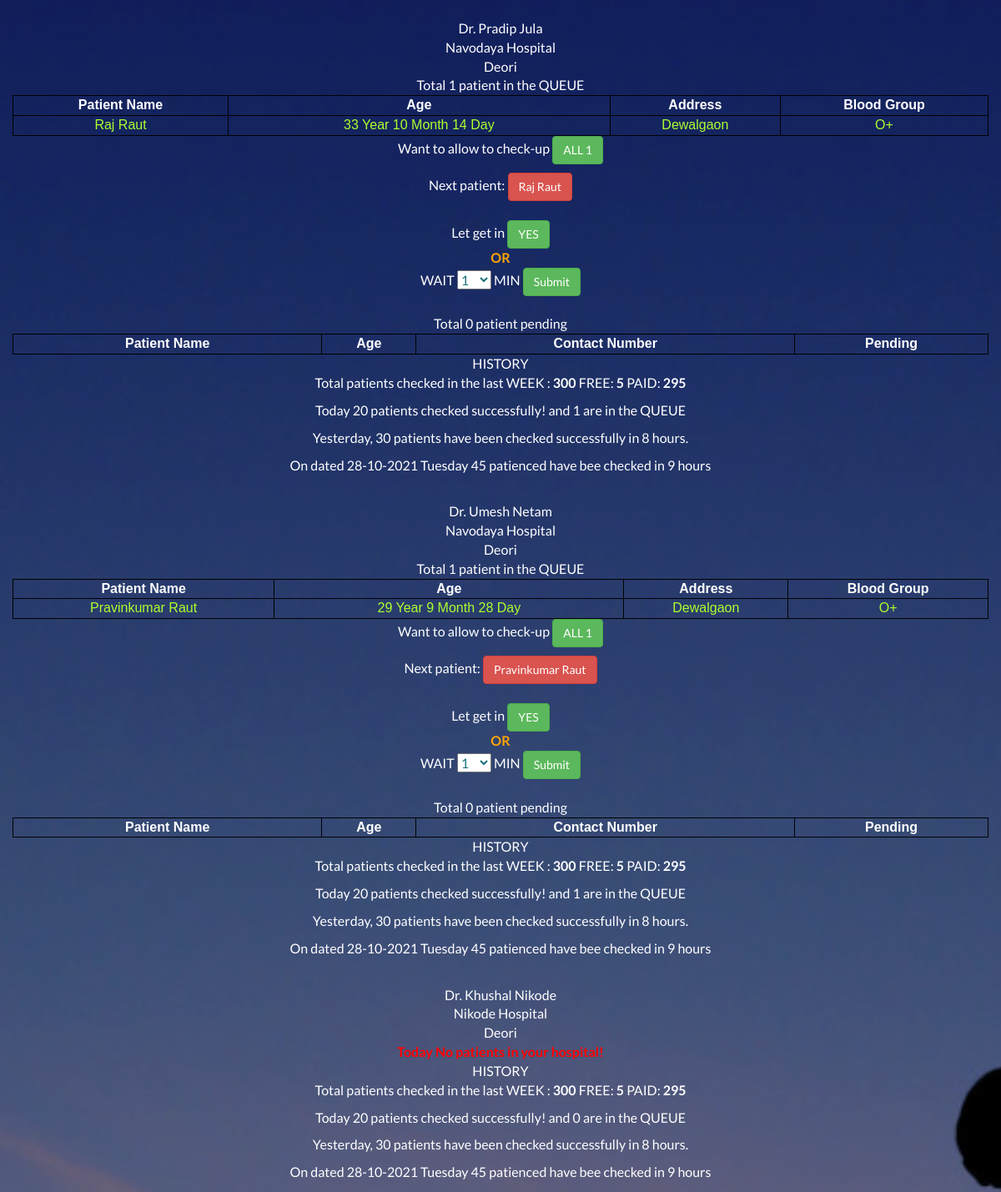
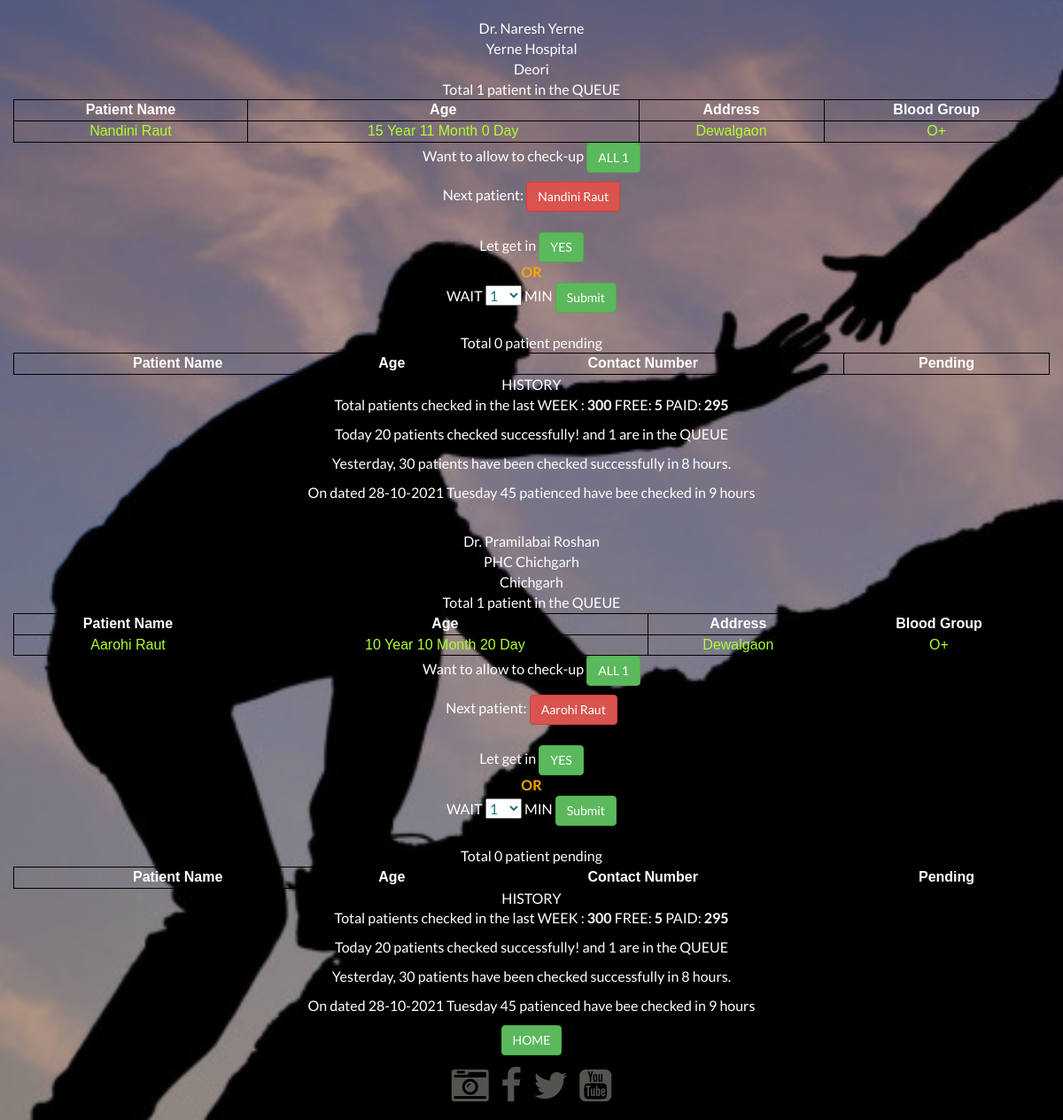
Screenshot of /doctorArea/doctorDashboard.php with the database file from the repository (2 pictures, top to bottom).
### tables this page shows
CREATE TABLE `doctorarea` (
  `doctor_ID` int(11) NOT NULL,
  `doctor_AadharNo` varchar(255) NOT NULL,
  `doctor_FirstName` varchar(50) NOT NULL,
  `doctor_LastName` varchar(50) NOT NULL,
  `doctor_DOB` date NOT NULL,
  `doctor_Gender` enum('male','female','other') NOT NULL,
  `doctor_ContactNu` varchar(11) NOT NULL,
  `doctor_WhatsAppNo` enum('yes','no') NOT NULL,
  `doctor_houseNo` varchar(50) NOT NULL,
  `doctor_Landmark` varchar(50) NOT NULL,
  `doctor_At` varchar(50) NOT NULL,
  `doctor_Post` varchar(50) NOT NULL,
  `doctor_Tah` varchar(50) NOT NULL,
  `doctor_Dist` varchar(50) NOT NULL,
  `doctor_pinCode` int(11) NOT NULL,
  `doctor_HealthInsurance` enum('yes','no') NOT NULL
);

CREATE TABLE `patienthospital` (
  `patientHospitalID` int(11) NOT NULL,
  `doctor_ID` int(11) NOT NULL,
  `hospitalID` int(11) NOT NULL,
  `patient_ID` int(11) NOT NULL,
  `allowedTime` datetime NOT NULL,
  `book_flag` tinyint(3) NOT NULL,
  `token_no` int(11) NOT NULL,
  `reason` varchar(200) NOT NULL,
  `checkupfees` int(11) NOT NULL,
  `receptionist_ID` int(11) NOT NULL
);

CREATE TABLE `patientarea` (
  `patient_ID` int(11) NOT NULL,
  `patient_AadharNo` varchar(255) NOT NULL,
  `patient_FirstName` varchar(50) NOT NULL,
  `patient_LastName` varchar(50) NOT NULL,
  `patient_DOB` date NOT NULL,
  `patient_Gender` enum('male','female','other') NOT NULL,
  `patient_ContactNu` varchar(11) NOT NULL,
  `patient_WhatsAppNo` enum('yes','no') NOT NULL,
  `patient_houseNo` varchar(50) NOT NULL,
  `patient_Landmark` varchar(50) NOT NULL,
  `patient_At` varchar(50) NOT NULL,
  `patient_Post` varchar(50) NOT NULL,
  `patient_Tah` varchar(50) NOT NULL,
  `patient_Dist` varchar(50) NOT NULL,
  `patient_pinCode` int(11) NOT NULL,
  `patient_HealthInsurance` enum('yes','no') NOT NULL
);

### doctorArea/doctorDashboard.php (the view, shortened to what this page needs)
<!DOCTYPE html>
<html>
 <head>
    <link href="../assets/css/Custom/bootstrap.css" rel="stylesheet">
    <link rel="stylesheet" href="../assets/css/style.css">
    <link rel="stylesheet" href="../assets/css/responsive.css">
    <link rel="stylesheet" href="../assets/css/TimeCircles.css">
    <link href="http://maxcdn.bootstrapcdn.com/font-awesome/4.2.0/css/font-awesome.min.css" rel="stylesheet">
  </head>
  <?php
		include('../PHP/dbconfig.php');
		 	$url = $_SERVER['REQUEST_URI'];
		$url_components = parse_url($url);
		parse_str($url_components['query'],$params);
		$searchdoctor = $params['searchdoctor'];
		$getNextPatient = '';?>
 <body>
<div class="bg">
 	<div class="bg-color">
	<div class="row"  style="color:#fff">
		<?php
		$queryToGetDoctorDetails = "SELECT * FROM `doctorarea` WHERE doctor_FirstName like ('%$searchdoctor%') or  doctor_LastName like ('%$searchdoctor%') or  doctor_ContactNu like ('%$searchdoctor%')";
		$result = $mysqli->query($queryToGetDoctorDetails);
		if($result->num_rows>0){
			$result = $mysqli->query($queryToGetDoctorDetails);
			while($row = $result->fetch_assoc()){
				$firstName = $row['doctor_FirstName'];
				$lastName = $row['doctor_LastName'];
				echo '<br> Dr. '.$fullName = $firstName.' '.$lastName;
				$doctorContactNumber = $row['doctor_ContactNu'];
				$doctorID = $row['doctor_ID'];
				$queryToGetDoctorHospital = "SELECT ha.hospitalName,ha.hospitalAddress
				FROM ((`doctorhospital` AS dh inner join `hospitalarea` AS ha on ha.hospitalID=dh.hospital_ID ) inner join `doctorarea` as da on dh.doctor_ID=da.doctor_ID)
				where
				da.doctor_ContactNu='".$doctorContactNumber."' GROUP by ha.hospitalName";
				$resultContactNo = $mysqli->query($queryToGetDoctorHospital);
				if($resultContactNo->num_rows>0){
					$resultContactNo = $mysqli->query($queryToGetDoctorHospital);
					while($rowContact = $resultContactNo->fetch_assoc()){
						echo '<br>'.$rowContact['hospitalName'];
						echo '<br>'.$rowContact['hospitalAddress'];
					}
				}
				echo '<br>'.$searchdoctor;
				?>
				<div class="row"  style="color:#fff">
					<?php
						$queryToGetCountOfPatient = "SELECT * FROM `patienthospital` as ph, `patientarea` as pa WHERE ph.doctor_ID='".$doctorID."' and ph.book_flag=1 and pa.patient_ID=ph.patient_ID ORDER BY token_no DESC";
						$resultCountOfPatient = $mysqli->query($queryToGetCountOfPatient);
						$totalPatientAvailable = $resultCountOfPatient->num_rows;
						 if($totalPatientAvailable>0){
					?>
					<div class="clearfix attop">
						<div id="right-block" class="col-sm-12" >
						Total <?php echo $totalPatientAvailable ;?> patient in the QUEUE<br>
						<table id="hospital" >
						  	<tr>
							    <th style="font-weight: 20px; color:#fff;">Patient Name</th>
							    <th style="font-weight: 20px; color:#fff;">Age</th>
							    <th style="font-weight: 20px; color:#fff;">Address</th>
							    <th style="font-weight: 20px; color:#fff;">Blood Group</th>
						  	</tr>
								<?php
								if($resultCountOfPatient->num_rows>0){
								$tokenNoNext = 10000;
								$patientList = [];
								$resultCountOfPatient = $mysqli->query($queryToGetCountOfPatient);
								while($rowCountOfPatient = $resultCountOfPatient->fetch_assoc()){
									$patientFN =  $rowCountOfPatient['patient_FirstName'];
									$patientLN =  $rowCountOfPatient['patient_LastName'];
									$patientDOB =  $rowCountOfPatient['patient_DOB'];
									$patientAdd =  $rowCountOfPatient['patient_At'];
									$token_no =  $rowCountOfPatient['token_no'];
									array_push($patientList, $token_no);
									$patientFullName = $patientFN.' '.$patientLN;
									if($tokenNoNext>$token_no){
										$tokenNoNext = $token_no;
										$getNextPatient = $patientFullName;
									}
									$dob=$patientDOB;
									$condate=Date('y-m-d');
									$ageOfpatient=dateDifference($dob , $condate , $differenceFormat ='%y Year %m Month %d Day'  );
									?>
									<tr>
									    <td><?php echo $patientFullName; ?></td>
									    <td><?php echo $ageOfpatient;?></td>
									    <td><?php echo $patientAdd; ?></td>
									    <td>O+</td>
									</tr>
									<?php
								}
							}
						?>
						</table>
						</div>
					</div>
				</div>
				<div class="row"  style="color:#fff">
						<form method="post" action="../PHP/doctorAreaAPIs/setApprovalByDoctorForm.php">
							<p id="removeOnceClickOnYes">
							<input type="hidden" name="patientList[]" value="<?php print_r($patientList); ?>"></input>
							Want to allow to check-up <button href="#" class="btn btn-success" id="submitDataConfirmration"
								data-approvedpatientlist="<?=$totalPatientAvailable?>"
								type="submit"
								>ALL <?php echo $totalPatientAvailable ;
								?></button>
							</p>
						</form>
						Next patient: <a href="" id="showpatientList" value="<?php echo $getNextPatient;?>"  class="btn btn-danger" ><?php echo $getNextPatient;?></a><br><br>
						Let get in <button href="#" class="btn btn-success" id="setSendNextPatient">YES</button><br> <b style="color: orange;">OR</b><br> WAIT<a>
						<select id="timeList">
						  <option value="1">1</option>
						</select></a> MIN
						<input class="btn btn-success" id="waitingTime" type="submit" value="Submit">
						<br><br>
				</div>
				<div class="row"  style="color:#fff">
					<?php
						$queryToGetPendingPatient = "SELECT * FROM `patienthospital` as ph, `patientarea` as pa WHERE ph.doctor_ID='".$doctorID."' and ph.book_flag=4 and pa.patient_ID=ph.patient_ID ORDER BY token_no DESC";
						$resultCountOfPatientPending = $mysqli->query($queryToGetPendingPatient);
						$totalPatientPending = $resultCountOfPatientPending->num_rows;
					?>
					<div class="clearfix attop">
						<div id="right-block" class="col-sm-12" >
						Total <?php echo $totalPatientPending ;?> patient pending<br>
						<table id="hospital" >
						  	<tr>
							    <th style="font-weight: 20px; color:#fff;">Patient Name</th>
							    <th style="font-weight: 20px; color:#fff;">Age</th>
							    <th style="font-weight: 20px; color:#fff;">Contact Number</th>
							    <th style="font-weight: 20px; color:#fff;">Pending</th>
						  	</tr>
						</table>
						</div>
					</div>
				</div>
				<?php }
					else{ echo "<b style='color: red;'>Today No patients in your hospital!</b>" ;}
					?>
				<div class="row"  style="color:#fff">
					HISTORY
					<p>Total patients checked in the last WEEK : <b>300</b> <t>FREE: <b>5</b> PAID: <b>295</b></t></p>
					<p>Today 20 patients checked successfully! and <?php echo $totalPatientAvailable ;?> are in the QUEUE</p>
					<p>Yesterday, 30 patients have been checked successfully in 8 hours.</p>
					<p>On dated 28-10-2021 Tuesday 45 patienced have bee checked in 9 hours</p>
				</div>
				<?php
			}
		}
		 ?>
	</div>
	<a href="index.php" class="btn btn-success" >HOME</a><br>
	<div id="right-block" class="col-sm-12">
		<ul class="social-icon" style="margin-top: -42px;">
			<li><a href="#"><i class="fa fa-camera-retro"></i></a></li>
			<li><a href="#"><i class="fa fa-facebook"></i></a></li>
			<li><a href="#"><i class="fa fa-twitter"></i></a></li>
			<li><a href="#"><i class="fa fa-youtube-square"></i></a></li>
		</ul>
	</div>
 </div>
</div>
<?php
	function dateDifference($date_1 , $date_2 , $differenceFormat  )
	{
	    $datetime1 = date_create($date_1);
	    $datetime2 = date_create($date_2);
	    $interval = date_diff($datetime1, $datetime2);
	    return $interval->format($differenceFormat);
	}
?>
	        // alert(<?php print_r($patientList) ;?>);
  </body>
</html>

### assets/css/style.css (style rules this page uses)
body, html { font-family: 'Lato', sans-serif; font-weight: normal; font-size: 16px; background: #f8faeb; color: #3a3a3a; height: 100%; }
p { font-weight: normal; }
a { color: #1b727b }
.bg { background: url(../images/bg.jpg) no-repeat center center; -webkit-background-size: cover; -moz-background-size: cover; -o-background-size: cover; background-size: cover; height: 100%; text-align:center; }
.bg-color { background-color: rgba(0, 0, 0, 0.3); width: 100%; height: 100%; }
.social-icon { list-style: none; padding:0; }
.social-icon li { display: inline-block; margin: 0 5px; font-size: 42px; }
.social-icon li a { color: #53544f; }

### doctorArea/doctorDashboard.php (style rules this page uses)
.attop { position: relative; top: 5%; }
table#hospital { font-family: arial, sans-serif; border-collapse: collapse; width: 100%; text-align: center; }
table { display: table; border-collapse: separate; box-sizing: border-box; text-indent: initial; border-spacing: 2px; border-color: grey; }
table, th, td { border: 1px solid black; border-radius: 10px; text-align: center; }
th,td { color: greenyellow; }
.row { margin-right: 0px; margin-left: 0px; }

### rows the page displays
doctorarea: doctor_FirstName+doctor_LastName "Pradip Jula", hospitalName "Navodaya Hospital", hospitalAddress "Deori", totalPatientAvailable "1", patientarea.patient_FirstName+patient_LastName "Raj Raut", totalPatientPending "0"
patienthospital: patient_ID.patient_LastName "Raj Raut", patient_ID.patient_DOB "33 Year 10 Month 14 Day", patient_ID.patient_At "Dewalgaon"
doctorarea: doctor_FirstName+doctor_LastName "Umesh Netam", hospitalName "Navodaya Hospital", hospitalAddress "Deori", totalPatientAvailable "1", patientarea.patient_FirstName+patient_LastName "Pravinkumar Raut", totalPatientPending "0"
patienthospital: patient_ID.patient_LastName "Pravinkumar Raut", patient_ID.patient_DOB "29 Year 9 Month 28 Day", patient_ID.patient_At "Dewalgaon"
doctorarea: doctor_FirstName+doctor_LastName "Khushal Nikode", hospitalName "Nikode Hospital", hospitalAddress "Deori", totalPatientAvailable "0"
doctorarea: doctor_FirstName+doctor_LastName "Naresh Yerne", hospitalName "Yerne Hospital", hospitalAddress "Deori", totalPatientAvailable "1", patientarea.patient_FirstName+patient_LastName "Nandini Raut", totalPatientPending "0"
patienthospital: patient_ID.patient_LastName "Nandini Raut", patient_ID.patient_DOB "15 Year 11 Month 0 Day", patient_ID.patient_At "Dewalgaon"
doctorarea: doctor_FirstName+doctor_LastName "Pramilabai Roshan", hospitalName "PHC Chichgarh", hospitalAddress "Chichgarh", totalPatientAvailable "1", patientarea.patient_FirstName+patient_LastName "Aarohi Raut", totalPatientPending "0"
patienthospital: patient_ID.patient_LastName "Aarohi Raut", patient_ID.patient_DOB "10 Year 10 Month 20 Day", patient_ID.patient_At "Dewalgaon"
